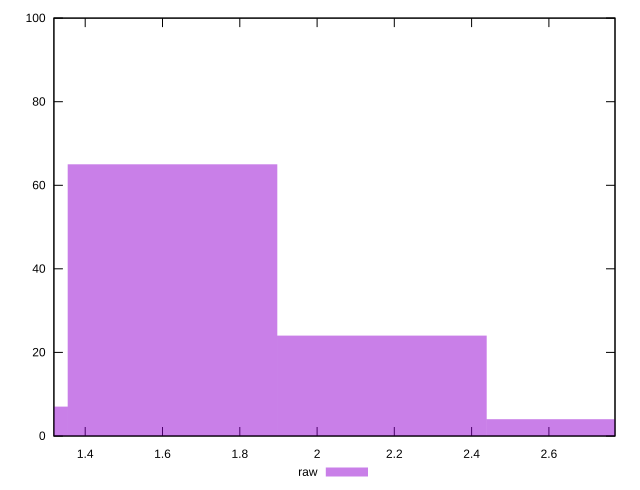

Write gnuplot code to recreate this figure.
reset

$raw <<EOF
1.6258059571666088 65
2.167741276222145 24
2.7096765952776813 4
1.0838706381110725 7
EOF

set key outside below
set boxwidth 0.5419353190555363
set xrange [1.319:2.7710000000000004]
set yrange [0:100]
set style fill transparent solid 0.5 noborder
set terminal svg size 640, 490 enhanced background rgb 'white'
set output "report_00007_2020-12-11T15:55:29.892Z/server-response-time/samples/pages+cached+noexternal+noimg/raw/histogram.svg"

plot $raw title "raw" with boxes

reset
